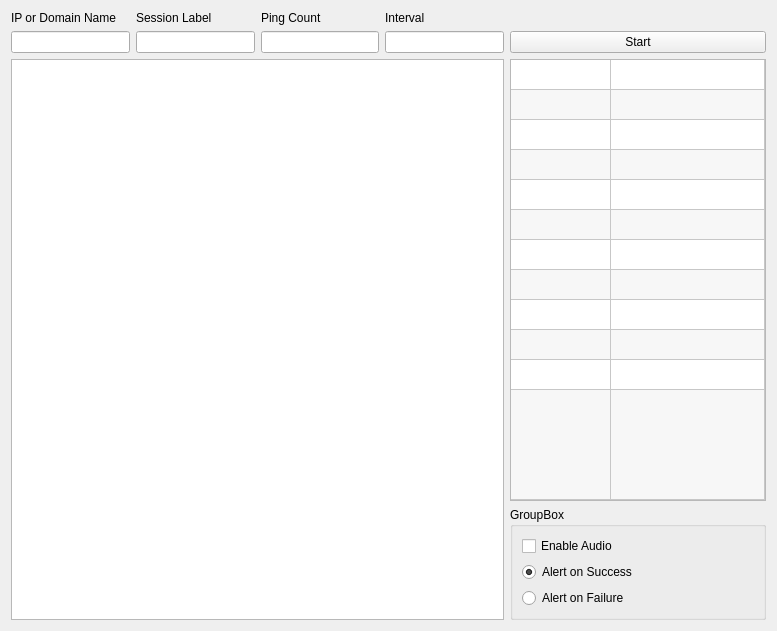
<?xml version="1.0" encoding="UTF-8"?>
<ui version="4.0">
 <class>tab_container</class>
 <widget class="QWidget" name="tab_container">
  <property name="geometry">
   <rect>
    <x>0</x>
    <y>0</y>
    <width>777</width>
    <height>631</height>
   </rect>
  </property>
  <property name="windowTitle">
   <string>tab_container</string>
  </property>
  <layout class="QGridLayout" name="gridLayout_2">
   <item row="0" column="0">
    <layout class="QGridLayout" name="gridLayout">
     <item row="1" column="1">
      <widget class="QLineEdit" name="session_line"/>
     </item>
     <item row="1" column="3">
      <widget class="QLineEdit" name="interval_line"/>
     </item>
     <item row="1" column="2">
      <widget class="QLineEdit" name="ping_count_line"/>
     </item>
     <item row="1" column="0">
      <widget class="QLineEdit" name="ip_line"/>
     </item>
     <item row="1" column="4">
      <widget class="QPushButton" name="toggle_start">
       <property name="text">
        <string>Start</string>
       </property>
      </widget>
     </item>
     <item row="0" column="0">
      <widget class="QLabel" name="ip_line_label">
       <property name="text">
        <string>IP or Domain Name</string>
       </property>
      </widget>
     </item>
     <item row="2" column="4">
      <widget class="QTableWidget" name="tableWidget">
       <property name="alternatingRowColors">
        <bool>true</bool>
       </property>
       <property name="rowCount">
        <number>12</number>
       </property>
       <property name="columnCount">
        <number>2</number>
       </property>
       <attribute name="horizontalHeaderVisible">
        <bool>false</bool>
       </attribute>
       <attribute name="horizontalHeaderMinimumSectionSize">
        <number>40</number>
       </attribute>
       <attribute name="horizontalHeaderStretchLastSection">
        <bool>true</bool>
       </attribute>
       <attribute name="verticalHeaderVisible">
        <bool>false</bool>
       </attribute>
       <attribute name="verticalHeaderStretchLastSection">
        <bool>true</bool>
       </attribute>
       <row/>
       <row/>
       <row/>
       <row/>
       <row/>
       <row/>
       <row/>
       <row/>
       <row/>
       <row/>
       <row/>
       <row/>
       <column/>
       <column/>
      </widget>
     </item>
     <item row="3" column="4">
      <widget class="QGroupBox" name="groupBox">
       <property name="title">
        <string>GroupBox</string>
       </property>
       <layout class="QVBoxLayout" name="verticalLayout">
        <item>
         <widget class="QCheckBox" name="toggle_audio">
          <property name="text">
           <string>Enable Audio</string>
          </property>
         </widget>
        </item>
        <item>
         <widget class="QRadioButton" name="radioButton">
          <property name="text">
           <string>Alert on Success</string>
          </property>
          <property name="checked">
           <bool>true</bool>
          </property>
         </widget>
        </item>
        <item>
         <widget class="QRadioButton" name="radioButton_2">
          <property name="text">
           <string>Alert on Failure</string>
          </property>
         </widget>
        </item>
       </layout>
      </widget>
     </item>
     <item row="2" column="0" rowspan="2" colspan="4">
      <widget class="QTextEdit" name="textEdit"/>
     </item>
     <item row="0" column="1">
      <widget class="QLabel" name="label">
       <property name="text">
        <string>Session Label</string>
       </property>
      </widget>
     </item>
     <item row="0" column="2">
      <widget class="QLabel" name="label_2">
       <property name="text">
        <string>Ping Count</string>
       </property>
      </widget>
     </item>
     <item row="0" column="3">
      <widget class="QLabel" name="label_3">
       <property name="text">
        <string>Interval</string>
       </property>
      </widget>
     </item>
    </layout>
   </item>
  </layout>
 </widget>
 <resources/>
 <connections/>
</ui>
